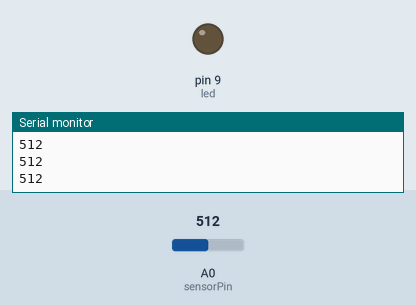
Bench run of a sketch on a simulated Arduino Uno, built with avr-gcc and run on an emulated ATmega328P. Shown: output pins drawn as LEDs (lit = HIGH), the last lines printed to the serial monitor. The test bench sets the inputs (shaded band); at power-on: A0 (sensorPin) = 512.

Above: at 1.2 s.
1.3 s: A0 (sensorPin) set to 310
2.8 s: A0 (sensorPin) set to 291
At 3.5 s:
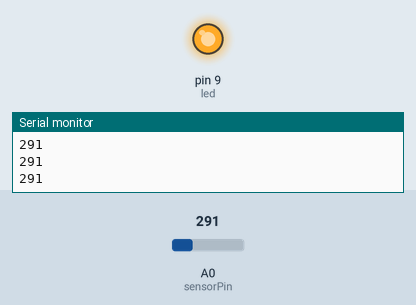
4.3 s: A0 (sensorPin) set to 306
At 4.9 s:
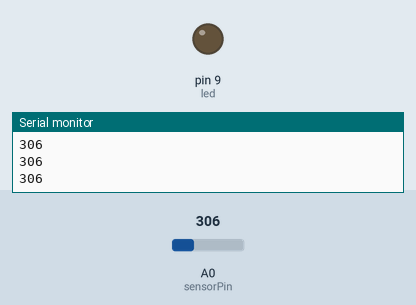
5.8 s: A0 (sensorPin) set to 290
At 6.1 s:
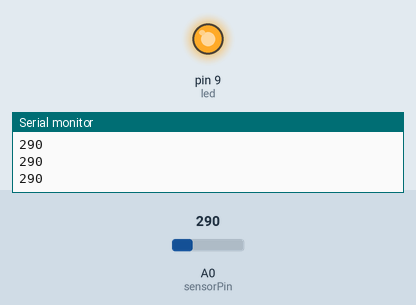
Timing chart, 0 to 8.3 s (numbered marks = the images above; inputs shaded):
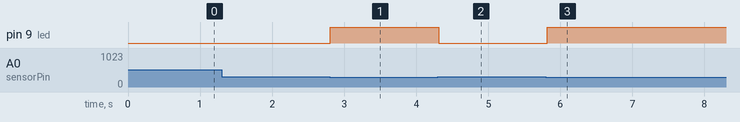

Measured:
- the behaviour switches between 300 and 299 on A0 (sensorPin) (found by bisection; images 0 and 1)
- after the input at 2.8 s, pin 9 (led): LOW → HIGH at once
- after the input at 4.3 s, pin 9 (led): HIGH → LOW at once
- after the input at 5.8 s, pin 9 (led): LOW → HIGH at once

The sketch:

Arduino_Photosensor.ino
```cpp
int sensorPin = A0; // LDR pin
int led = 9;

int sensorValue = 0; // Primanje vrednosti senzora
void setup() {
Serial.begin(9600);
pinMode(led, OUTPUT);
}
void loop() {
sensorValue = analogRead(sensorPin); // Citanje vrednosti senzora
Serial.println(sensorValue);
//analogWrite(led, sensorValue); //Uspesno kontrolise senzor

if(sensorValue < 300 and sensorValue>100){
  digitalWrite(led, HIGH);
}
if(sensorValue>300){
  digitalWrite(led, LOW);
}
delay(100);

}
```
